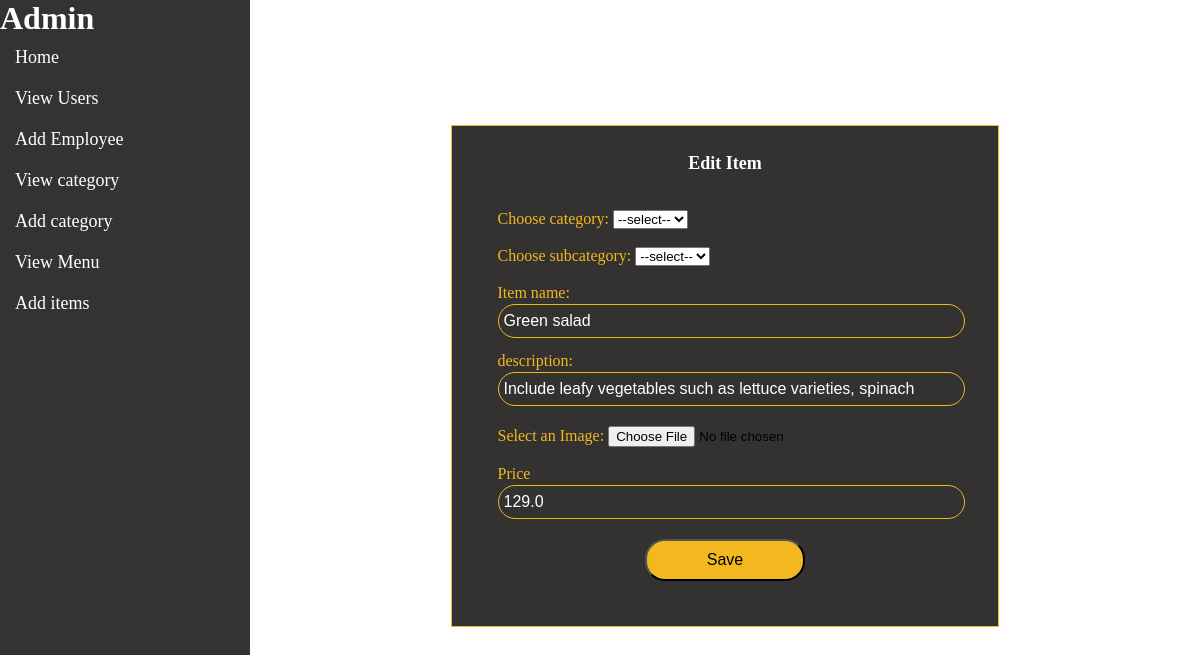
Page /a_edit_menu_item/2/ on the committed database.
### page1/models.py (models this page shows, shortened)
class Menutbl(models.Model):
    cid=models.ForeignKey(Category,null=True,on_delete=models.CASCADE)
    sub_category=models.ForeignKey(Subcategory,null=True,on_delete=models.CASCADE)
    name=models.CharField(max_length=50,null=False,blank=False)
    description=models.CharField(max_length=200,null=False,blank=False)
    image = models.ImageField(upload_to="images", null=False, blank=False)
    price=models.FloatField(null=False,blank=False)
    status=models.BooleanField(default=False)

### page1/views.py (the view, shortened to what this page needs)
# urls.py: path('a_edit_menu_item/<int:item_id>/',views.a_edit_menu_item,name="a_edit_menu_item"),
def a_edit_menu_item(request, item_id):
    item = Menutbl.objects.get(pk=item_id)
    category=Category.objects.all()
    subcategory = Subcategory.objects.all()
    return render(request, 'a_edit_menu_item.html', {'item': item,'category':category, 'subcategory': subcategory})

### templates/a_edit_menu_item.html (shortened to what this page needs)
<!DOCTYPE html>
<html>
<head>
</head>
<body>
    {% include 'a_sidebar.html' %}
    <div id="content">
    </div>
    <div id="content">
        <div id="logout">
            <br><br>
        </div>
        <form action="" name="additem" method='POST' enctype="multipart/form-data">
            <center><b><font size="+1" color="white" border=1px solid black>Edit Item</font></b><br></center><br><br>
            <label for="cat">Choose category:</label>
            <select name="catn" id="catn">
                <option value="">--select--</option>
            </select><br><br>
            <label for="subcat">Choose subcategory:</label>
<select name="subcatn" id="subcatn">
    <option value="">--select--</option>
</select><br><br>
            <label for="name">Item name:</label>
            <input type="text" name="name" id="name" value="{{item.name}}" Required><br>
            <label for="description">description:</label>
            <input type="text" name="description" id="description" value="{{ item.description|safe }}" Required><br>
            <br>
            <label for="eimage">Select an Image:</label>
            <input type="file" name="eimage" accept="image/*" ><br><br>
            <label for="price">Price</label>
            <input type="number" id="price" name="price" value="{{item.price}}" Required><br><br>
            <center><button type="submit" name="btn" id="btn"><font style="color:black;">Save</font></button></center>
            <br>
        </form>
    </div>
</body>
</html>

### templates/a_edit_menu_item.html (style rules this page uses)
body, h1, ul { margin: 0; padding: 0; }
#content { margin-left: 250px; padding: 20px; }
body { background-color:white; background-size:100%; }
form { border:1px solid #F3B820; width:50%; height:20%; background-color:#343230; padding:3% 5%; margin: auto; }
input[type=text] { border: 1px solid #F3B820; border-radius: 20px; padding: 7px 5px; margin: 2px 0; width:100%; background-color:#343230; font-size:100%; color:white; }
input[type=number] { border: 1px solid #F3B820; border-radius: 20px; padding: 7px 5px; margin: 2px 0; width:100%; background-color:#343230; font-size:100%; color:white; }
label { font-size:100%; color:#F3B820; text-align:left; }
button { background-color:#F3B820; text-align:center; font-size:100%; padding:10px 10px; border-radius: 20px; width:35%; color:black; }
#logout { margin-left: 850px; padding: 5px; }

### rows in the picture
Menutbl: name "Green salad", description "Include leafy vegetables such as lettuce varieties, spinach", price "129.0"
